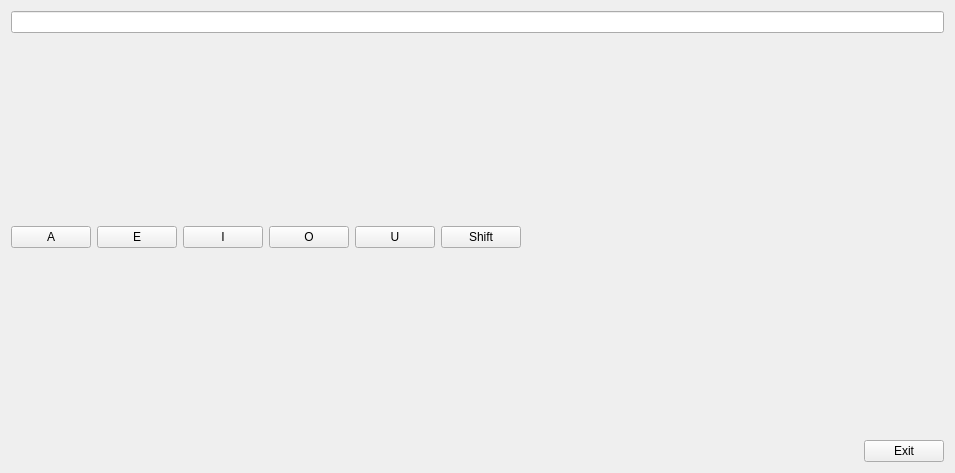
<?xml version="1.0" encoding="UTF-8"?>
<ui version="4.0">
 <class>form</class>
 <widget class="QWidget" name="form">
  <property name="geometry">
   <rect>
    <x>0</x>
    <y>0</y>
    <width>955</width>
    <height>473</height>
   </rect>
  </property>
  <property name="windowTitle">
   <string>Form</string>
  </property>
  <layout class="QVBoxLayout" name="verticalLayout">
   <item>
    <layout class="QHBoxLayout" name="horizontalLayout">
     <item>
      <widget class="MyLineEdit" name="lineEdit"/>
     </item>
    </layout>
   </item>
   <item>
    <spacer name="verticalSpacer">
     <property name="orientation">
      <enum>Qt::Vertical</enum>
     </property>
     <property name="sizeHint" stdset="0">
      <size>
       <width>20</width>
       <height>172</height>
      </size>
     </property>
    </spacer>
   </item>
   <item>
    <layout class="QHBoxLayout" name="horizontalLayout_2">
     <item>
      <widget class="QPushButton" name="pushButton">
       <property name="text">
        <string>A</string>
       </property>
      </widget>
     </item>
     <item>
      <widget class="QPushButton" name="pushButton_2">
       <property name="text">
        <string>E</string>
       </property>
      </widget>
     </item>
     <item>
      <widget class="QPushButton" name="pushButton_3">
       <property name="text">
        <string>I</string>
       </property>
      </widget>
     </item>
     <item>
      <widget class="QPushButton" name="pushButton_4">
       <property name="text">
        <string>O</string>
       </property>
      </widget>
     </item>
     <item>
      <widget class="QPushButton" name="pushButton_5">
       <property name="text">
        <string>U</string>
       </property>
      </widget>
     </item>
     <item>
      <widget class="QPushButton" name="pushButton_7">
       <property name="text">
        <string>Shift</string>
       </property>
      </widget>
     </item>
     <item>
      <spacer name="horizontalSpacer">
       <property name="orientation">
        <enum>Qt::Horizontal</enum>
       </property>
       <property name="sizeHint" stdset="0">
        <size>
         <width>40</width>
         <height>20</height>
        </size>
       </property>
      </spacer>
     </item>
    </layout>
   </item>
   <item>
    <spacer name="verticalSpacer_2">
     <property name="orientation">
      <enum>Qt::Vertical</enum>
     </property>
     <property name="sizeHint" stdset="0">
      <size>
       <width>20</width>
       <height>172</height>
      </size>
     </property>
    </spacer>
   </item>
   <item>
    <layout class="QHBoxLayout" name="horizontalLayout_3">
     <item>
      <spacer name="horizontalSpacer_3">
       <property name="orientation">
        <enum>Qt::Horizontal</enum>
       </property>
       <property name="sizeHint" stdset="0">
        <size>
         <width>40</width>
         <height>20</height>
        </size>
       </property>
      </spacer>
     </item>
     <item>
      <widget class="QPushButton" name="pushButton_6">
       <property name="text">
        <string>Exit</string>
       </property>
      </widget>
     </item>
    </layout>
   </item>
  </layout>
 </widget>
 <customwidgets>
  <customwidget>
   <class>MyLineEdit</class>
   <extends>QLineEdit</extends>
   <header>MyLineEdit.h</header>
   <slots>
    <slot>setA()</slot>
    <slot>setE()</slot>
    <slot>setI()</slot>
    <slot>setO()</slot>
    <slot>setU()</slot>
    <slot>shift()</slot>
   </slots>
  </customwidget>
 </customwidgets>
 <resources/>
 <connections>
  <connection>
   <sender>pushButton_6</sender>
   <signal>released()</signal>
   <receiver>form</receiver>
   <slot>close()</slot>
   <hints>
    <hint type="sourcelabel">
     <x>900</x>
     <y>453</y>
    </hint>
    <hint type="destinationlabel">
     <x>758</x>
     <y>341</y>
    </hint>
   </hints>
  </connection>
  <connection>
   <sender>pushButton</sender>
   <signal>released()</signal>
   <receiver>lineEdit</receiver>
   <slot>setA()</slot>
   <hints>
    <hint type="sourcelabel">
     <x>71</x>
     <y>235</y>
    </hint>
    <hint type="destinationlabel">
     <x>70</x>
     <y>29</y>
    </hint>
   </hints>
  </connection>
  <connection>
   <sender>pushButton_2</sender>
   <signal>released()</signal>
   <receiver>lineEdit</receiver>
   <slot>setE()</slot>
   <hints>
    <hint type="sourcelabel">
     <x>121</x>
     <y>226</y>
    </hint>
    <hint type="destinationlabel">
     <x>127</x>
     <y>21</y>
    </hint>
   </hints>
  </connection>
  <connection>
   <sender>pushButton_3</sender>
   <signal>released()</signal>
   <receiver>lineEdit</receiver>
   <slot>setI()</slot>
   <hints>
    <hint type="sourcelabel">
     <x>236</x>
     <y>230</y>
    </hint>
    <hint type="destinationlabel">
     <x>210</x>
     <y>16</y>
    </hint>
   </hints>
  </connection>
  <connection>
   <sender>pushButton_4</sender>
   <signal>released()</signal>
   <receiver>lineEdit</receiver>
   <slot>setO()</slot>
   <hints>
    <hint type="sourcelabel">
     <x>307</x>
     <y>233</y>
    </hint>
    <hint type="destinationlabel">
     <x>303</x>
     <y>12</y>
    </hint>
   </hints>
  </connection>
  <connection>
   <sender>pushButton_5</sender>
   <signal>released()</signal>
   <receiver>lineEdit</receiver>
   <slot>setU()</slot>
   <hints>
    <hint type="sourcelabel">
     <x>385</x>
     <y>238</y>
    </hint>
    <hint type="destinationlabel">
     <x>373</x>
     <y>21</y>
    </hint>
   </hints>
  </connection>
  <connection>
   <sender>pushButton_7</sender>
   <signal>released()</signal>
   <receiver>lineEdit</receiver>
   <slot>shift()</slot>
   <hints>
    <hint type="sourcelabel">
     <x>511</x>
     <y>230</y>
    </hint>
    <hint type="destinationlabel">
     <x>456</x>
     <y>19</y>
    </hint>
   </hints>
  </connection>
 </connections>
</ui>
